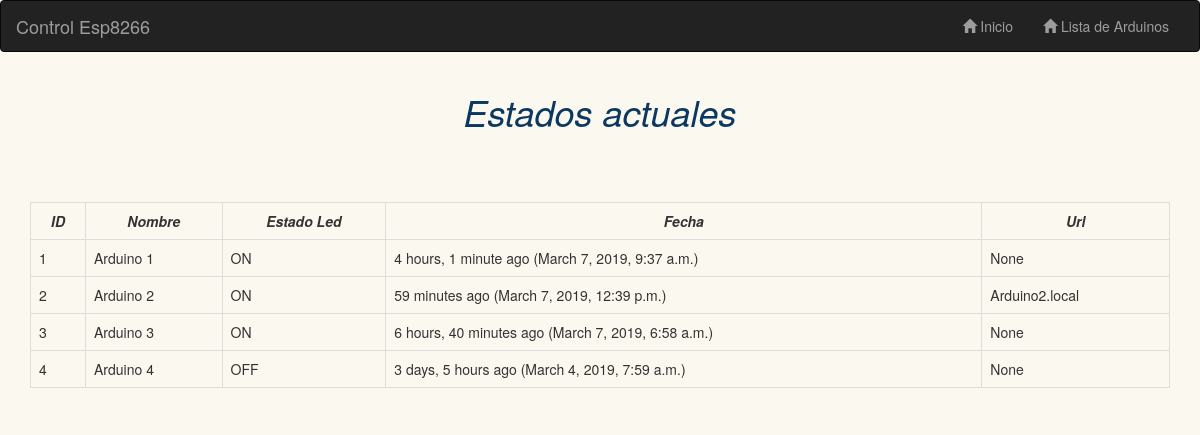
The page / on the database its author committed.
### blink/models.py (models this page shows, shortened)
class Arduino(models.Model):
    nombre = models.CharField(max_length=200 )
    estado = models.BooleanField()
    time = models.DateTimeField(auto_now=True, editable=True)
    url = models.CharField(max_length=200 , null = True, blank=True)

### blink/views.py (the view)
# urls.py: path('', inicio, name='inicio'),
def inicio(request):
    arduino_history = Arduino.objects.all().order_by('id')
    data = {
            'arduino_history': arduino_history,
            }
    return render(request, 'blink/home.html', data)

### blink/templates/blink/home.html
{% extends 'base.html' %}
{% block 'body' %}
<body style="background-color:#FBF8EF;">
<center><i><h1 style="color:#0B3861">Estados actuales</h1></i></center>
<br>
<br>
<br>
<table class="table  table-bordered"  id="myTable">
    <th class ="text-center"><i> ID </i></th>
    <th class ="text-center"><i> Nombre</i></th>
    <th class ="text-center"><i> Estado Led</i></th>
    <th class = "text-center"><i>Fecha </i></th>
    <th class = "text-center"><i>Url</i></th>
{% for arduino in arduino_history%}
    <tr >
        <td>{{arduino.id}} </td>
        <td>{{arduino.nombre}}</td>
        <td>{% if arduino.estado %}ON{% else %}OFF{% endif %}</td>
        <td>{{ arduino.time | timesince}} ago ({{ arduino.time }})</td>
        <td>{{arduino.url}} </td>
    </tr>
{% endfor %}
</table>
</body>
{% endblock %}

### blink/templates/base.html (shortened to what this page needs)
<!DOCTYPE html>
<html>
<head>
    <link rel="stylesheet" href="https://maxcdn.bootstrapcdn.com/bootstrap/3.3.7/css/bootstrap.min.css">
    <link href="https://gitcdn.github.io/bootstrap-toggle/2.2.2/css/bootstrap-toggle.min.css" rel="stylesheet">
</head>
<body>
    <nav class="navbar navbar-inverse">
        <div class="container-fluid">
            <div class="navbar-header">
                <a class="navbar-brand" href="#">Control Esp8266</a>
            </div>
            <div class="collapse navbar-collapse" id="myNavbar">
                <ul class="nav navbar-nav navbar-right">
                    <li><a href="{% url 'inicio' %}"><span class="glyphicon glyphicon-home"></span> Inicio</a></li>
                    <li><a href="{% url 'lista' %}"><span class="glyphicon glyphicon-home"></span> Lista de Arduinos</a></li>
                </ul>
            </div>
        </div>
    </nav>
    <div class="container">
        {% block 'body' %}
        {% endblock %}
    </div>
</body>
</html>

### rows shown on the page
Arduino: id "1", nombre "Arduino 1", estado "ON", time "4 hours, 1 minute", time "March 7, 2019, 9:37 a.m.", url "None"
Arduino: id "2", nombre "Arduino 2", estado "ON", time "59 minutes", time "March 7, 2019, 12:39 p.m.", url "Arduino2.local"
Arduino: id "3", nombre "Arduino 3", estado "ON", time "6 hours, 40 minutes", time "March 7, 2019, 6:58 a.m.", url "None"
Arduino: id "4", nombre "Arduino 4", estado "OFF", time "3 days, 5 hours", time "March 4, 2019, 7:59 a.m.", url "None"
